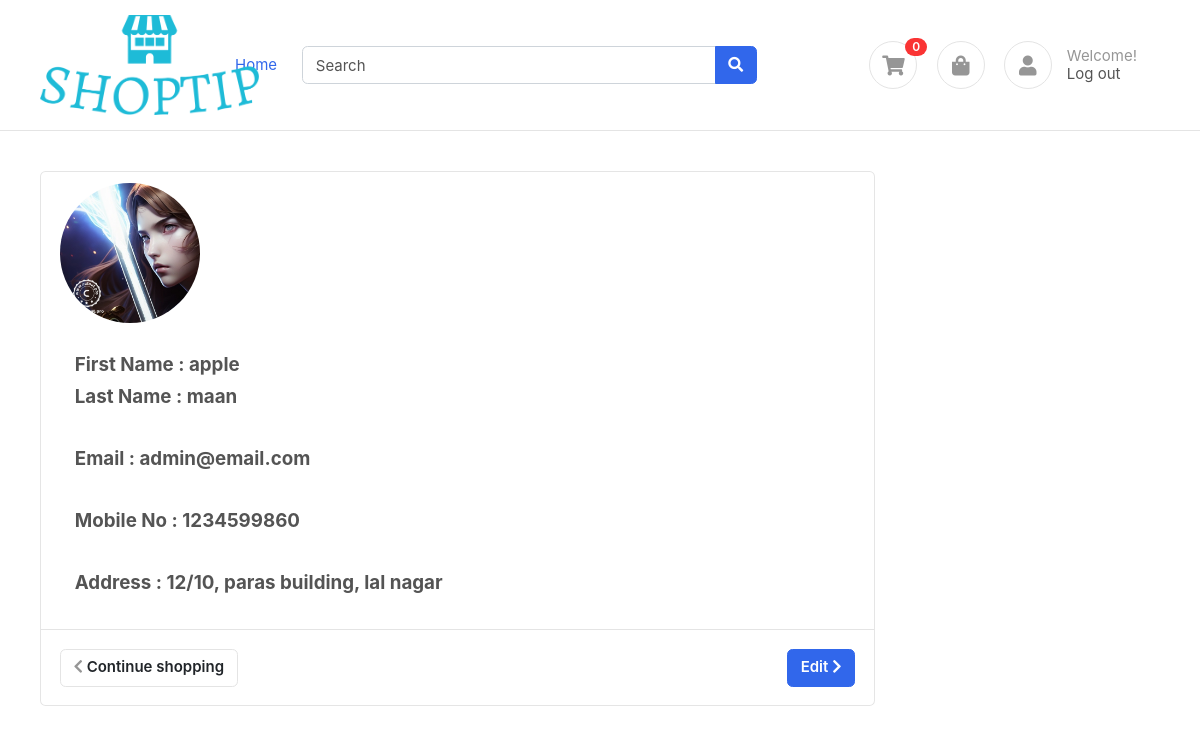
/accounts/profile/ (signed in), run on the app's committed database.
### accounts/models.py (models this page shows, shortened)
class Profile(BaseModel):
    user= models.OneToOneField(User,on_delete=models.CASCADE,related_name='profile')
    is_email_verified=models.BooleanField(default=False)
    email_token=models.CharField(max_length=50)
    profile_image= models.ImageField(upload_to='profile')
    address= models.TextField(max_length=200)
    mobile_no= models.CharField(max_length=10 )
    def get_cart_count(self):
        return CartItem.objects.filter(cart__is_paid=False, cart__user= self.user).count()

### accounts/views.py (the view)
# urls.py: path('profile/',get_profile,name='profile'),
def get_profile(request):
    user= request.user
    profile= Profile.objects.get(user=user)
    context={'profile':profile}
    return render(request,'accounts/profile.html',context)

### templates/accounts/profile.html
{% extends 'base/base.html' %}
{% block start %}
<section class="section-content padding-y">
    <div class="container">
        <div class="row">
            <main class="col-md-9">
                <div class="card">
                    <table class="table table-borderless table-shopping-cart">
                        <tbody>
                            <tr>
                                <td>
                                    <figure class="itemside ">
                                        <div class="aside"><img src="/media/{{profile.profile_image}}" class=" img-fluid img-md rounded-circle" alt="img"></div>
                                    </figure>
                                </td>
                            </tr>
                            <tr>
                                <td >
                                    <figure class="itemside ">
                                        <figcaption class="info mt-2">
                                            <p class="text-muted small"> <h5> First Name : {{profile.user.first_name}} </h5> <h5> Last Name : {{profile.user.last_name}} </h5> </p>
                                        </figcaption>
                                    </figure>
                                </td>
                            </tr>
                            <tr>
                                <td>
                                    <figure class="itemside ">
                                        <figcaption class="info mt-2">
                                            <p class="text-muted small"> <h5> Email : {{profile.user.email}} </h5> </p>
                                        </figcaption>
                                    </figure>
                                </td>
                            </tr>
                            <tr>
                                <td>
                                    <figure class="itemside ">
                                        <figcaption class="info mt-2">
                                            <p class="text-muted small"> <h5> Mobile No : {{profile.mobile_no}} </h5> </p>
                                        </figcaption>
                                    </figure>
                                </td>
                            </tr>
                            <tr>
                                <td>
                                    <figure class="itemside ">
                                        <figcaption class="info mt-2">
                                            <p class="text-muted small"> <h5> Address : {{profile.address}} </h5> </p>
                                        </figcaption>
                                    </figure>
                                </td>
                            </tr>
                        </tbody>
                    </table>
                    <div class="card-body border-top">
                        <a href="#" class="btn btn-primary float-md-right"> Edit <i class="fa fa-chevron-right"></i> </a>
                        <a href="{% url 'index' %}" class="btn btn-light"> <i class="fa fa-chevron-left"></i> Continue shopping </a>
                    </div>
                </div>
            </main>
        </div>
    </div>
</section>
{% endblock  %}

### templates/base/base.html (shortened to what this page needs)
<!DOCTYPE HTML>
<html lang="en">
<head>
<link href="/media/css/bootstrap.css" rel="stylesheet" type="text/css"/>
<link href="/media/fonts/fontawesome/css/all.min.css" type="text/css" rel="stylesheet">
<link href="/media/css/ui.css" rel="stylesheet" type="text/css"/>
<link href="/media/css/responsive.css" rel="stylesheet" />
</head>
<body>
	<header class="section-header">
		<section class="header-main border-bottom">
			<div class="container">
		<div class="row align-items-center">
			<div class="col-lg-2 col-4">
				<div class="brand-wrap">
					<img class="logo" src="/media/images/logos/logo.png" alt="img">
				</div>
			</div>
			<div class="text">
				<span class="text-muted"><a class="nav-link" href="{% url 'index' %}">Home</a></span>
			</div>
			<div class="col-lg-5 col-sm-12">
				<form action="#" class="search">
					<div class="input-group w-100">
						<input type="text" class="form-control" placeholder="Search">
						<div class="input-group-append">
						<button class="btn btn-primary" type="submit">
							<i class="fa fa-search"></i>
						</button>
						</div>
					</div>
				</form>
			</div>
			<div class="col-lg-4 col-sm-6 col-8">
				<div class="widgets-wrap float-md-right">
					<div class="widget-header  mr-3">
						<a href="{% url 'cart' %}" class="icon icon-sm rounded-circle border"><i class="fa fa-shopping-cart"></i></a>
						<span class="badge badge-pill badge-danger notify">
							{% if request.user %}
							{{request.user.profile.get_cart_count}}
							{% else %}
							<span>0</span>
							{% endif %}
						</span>
					</div>
					<div class="widget-header  mr-3">
						<a href="#" class="icon icon-sm rounded-circle border"><i class="fa fa-shopping-bag" aria-hidden="true"></i></a>
					</div>
					<div class="widget-header icontext">
						<a href="{% url 'profile' %}" class="icon icon-sm rounded-circle border"><i class="fa fa-user"></i></a>
						<div class="text">
							<span class="text-muted">Welcome!</span>
							<div>
								{% if request.user.is_authenticated %}
								<a href="{% url 'logout' %}">Log out</a>
								{% else %}
								<a href="{% url 'login' %}">Sign in</a> |
								<a href="{% url 'register' %}"> Register</a>
								{% endif %}
							</div>
						</div>
					</div>
				</div>
			</div>
		</div>
			</div>
		</section>
		</header>
	{% block start %}
	{% endblock  %}
	</body>
</html>

### public/static/css/ui.css (style rules this page uses)
html { font-family: 'Inter', sans-serif; font-size: 15px; }
.icon-xs, .icon-sm, .icon-md, .icon-lg { display: inline-block; text-align: center; flex-shrink: 0; flex-grow: 0; }
.icon-sm { width: 48px; height: 48px; line-height: 48px; font-size: 20px; }
.img-xs, .img-sm, .img-md, .img-lg { object-fit:fill; flex-shrink: 0; flex-grow: 0; }
.img-md { width: 140px; height: 140px; }
.padding-y { padding-top: 40px; padding-bottom: 40px; }
figure { margin-bottom: 0; }
.header-main { position: relative; padding-top: 1rem; padding-bottom: 1rem; }
.brand-wrap .logo, .navbar-brand .logo { margin-right: 7px; max-height: 100px; display: inline-block; }
.widget-header { display: inline-block; vertical-align: middle; position: relative; }
.widget-header a { color: #545454; }
.widget-header i { color: #969696; }
.widget-header .notify { position: absolute; top: -3px; right: -10px; }
.btn-light { background-color: #fff; border-color: #e4e4e4; }
.btn-light i { color: #969696; }
.itemside { position: relative; display: flex; width: 100%; }
.itemside .aside { position: relative; flex-shrink: 0; }
.itemside .info { padding-left: 15px; padding-right: 7px; }
.itemside p { margin-bottom: 0; }
.icontext { display: inline-flex; align-items: center; vertical-align: middle; }
.icontext .text { width: 100%; line-height: 1.2; color: #212529; }
.icontext .icon { position: relative; margin-right: 15px; flex-shrink: 0; flex-grow: 0; }
.notify { position: absolute; top: -4px; right: -10px; display: inline-block; padding: .25em .6em; font-size: 12px; line-height: 1; text-align: center; border-radius: 3rem; color: #fff; background-color: #fa3434; }
.table-shopping-cart.table td, .table-shopping-cart.table th { padding-left: 1.25rem; padding-right: 1.25rem; }

### data on the page
Profile: profile_image (picture), user.first_name "apple", user.last_name "maan", user.email "admin@email.com", mobile_no "1234599860", address "12/10, paras building, lal nagar"

### other printed values
{{ request.user.profile.get_cart_count }} "0"
